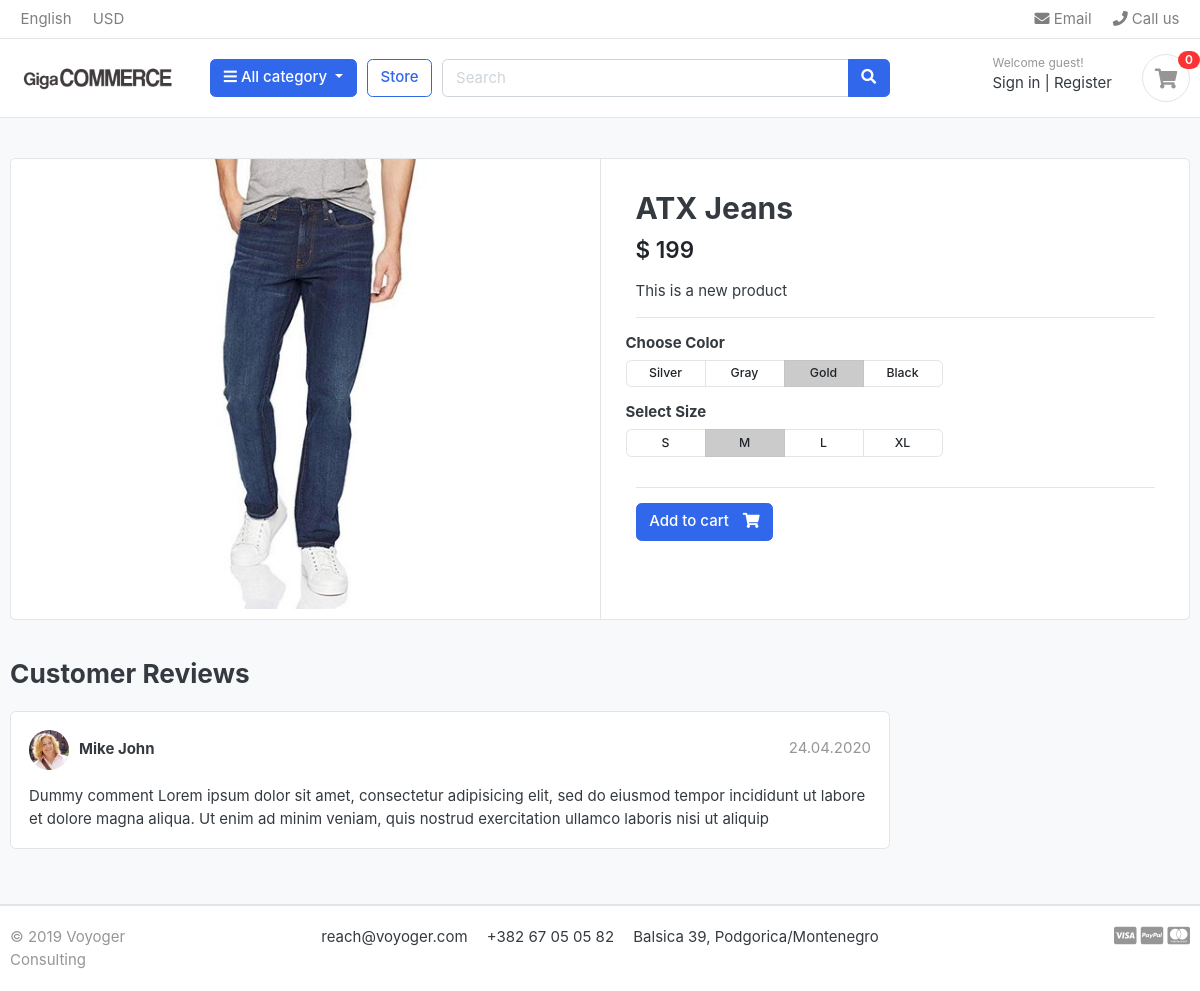
Page /store/jeans/atx-jeans/ on the committed database.
### store/models.py (models this page shows, shortened)
class Product(models.Model):
    product_name        = models.CharField(max_length=200, unique=True)
    slug                = models.SlugField(max_length=200, unique=True)
    description         = models.TextField(max_length=500, blank=True)
    price               = models.IntegerField()
    images              = models.ImageField(upload_to="photos/products")
    stock               = models.IntegerField()
    is_available        = models.BooleanField(default=True)
    category            = models.ForeignKey(Category, on_delete= models.CASCADE)
    created_date        = models.DateTimeField(auto_now_add=True)
    modified_date       = models.DateTimeField(auto_now=True)

### store/views.py (the view)
# urls.py: path("<slug:category_slug>/<slug:product_slug>/", views.product_detail, name="product_detail"),
def product_detail(request, category_slug, product_slug):
    try:
        single_product = Product.objects.get(category__slug=category_slug, slug=product_slug)
    except Exception as e:
        raise e
    context = {
        "single_product": single_product,
    }
    return render(request, "store/product_detail.html", context)

### category/context_processors.py (called while the page is built)
def menu_links(request):
    links = Category.objects.all()
    return dict(links=links)

### category/models.py (called while the page is built)
    def get_url(self):
        return reverse("products_by_category", args=[self.slug])

### templates/store/product_detail.html
{% extends "base.html" %}
{% load static %}
{% block content %}
<section class="section-content padding-y bg">
    <div class="container">
    <div class="card">
        <div class="row no-gutters">
            <aside class="col-md-6">
    <article class="gallery-wrap">
        <div class="img-big-wrap">
           <a href="#"><img src="{{ single_product.images.url }}"></a>
        </div>
    </article>
            </aside>
            <main class="col-md-6 border-left">
    <article class="content-body">
    <h2 class="title">{{ single_product.product_name }}</h2>
    <div class="mb-3">
        <var class="price h4">$ {{ single_product.price }}</var>
    </div>
    <p>{{ single_product.description }}</p>
    <hr>
        <div class="row">
            <div class="item-option-select">
                <h6>Choose Color</h6>
                <div class="btn-group btn-group-sm btn-group-toggle" data-toggle="buttons">
                  <label class="btn btn-light">
                    <input type="radio" name="radio_color"> Silver
                  </label>
                  <label class="btn btn-light">
                    <input type="radio" name="radio_color" > Gray
                  </label>
                  <label class="btn btn-light active">
                    <input type="radio" name="radio_color checked"> Gold
                  </label>
                  <label class="btn btn-light">
                    <input type="radio" name="radio_color"> Black
                  </label>
                </div>
            </div>
        </div>
        <div class="row">
            <div class="item-option-select">
                <h6>Select Size</h6>
                <div class="btn-group btn-group-sm btn-group-toggle" data-toggle="buttons">
                  <label class="btn btn-light">
                    <input type="radio" name="radio_color"> S
                  </label>
                  <label class="btn btn-light active">
                    <input type="radio" name="radio_color" checked> M
                  </label>
                  <label class="btn btn-light">
                    <input type="radio" name="radio_color"> L
                  </label>
                  <label class="btn btn-light">
                    <input type="radio" name="radio_color"> XL
                  </label>
                </div>
            </div>
        </div>
        <hr>
        {% if single_product.stock <= 0 %}
          <h5 class="text-danger">Out of Stock</h5>
        {% else %}
          <a href="{% url 'add_cart' single_product.id %}" class="btn  btn-primary"> <span class="text">Add to cart</span> <i class="fas fa-shopping-cart"></i>  </a>
        {% endif %}
    </article>
            </main>
        </div>
    </div>
    <br>
    <div class="row">
                <div class="col-md-9">
        <header class="section-heading">
            <h3>Customer Reviews </h3>
        </header>
        <article class="box mb-3">
            <div class="icontext w-100">
                <img src="{% static './images/avatars/avatar1.jpg' %}" class="img-xs icon rounded-circle">
                <div class="text">
                    <span class="date text-muted float-md-right">24.04.2020 </span>
                    <h6 class="mb-1">Mike John </h6>
                </div>
            </div>
            <div class="mt-3">
                <p>
                    Dummy comment Lorem ipsum dolor sit amet, consectetur adipisicing elit, sed do eiusmod
                    tempor incididunt ut labore et dolore magna aliqua. Ut enim ad minim veniam,
                    quis nostrud exercitation ullamco laboris nisi ut aliquip
                </p>
            </div>
        </article>
        </div>
    </div>
    </div>
    </section>
{% endblock %}

### static/css/ui.css (style rules this page uses)
html { font-family: "Inter", sans-serif; font-size: 15px; }
.content-body { flex: 1 1 auto; padding: 2rem 2.3rem; }
.img-xs, .img-sm, .img-md, .img-lg { -o-object-fit: cover; object-fit: cover; flex-shrink: 0; flex-grow: 0; }
.img-xs { width: 40px; height: 40px; }
.padding-y { padding-top: 40px; padding-bottom: 40px; }
var { font-style: normal; }
article:after, .form-group:after { display: block; clear: both; content: ""; }
.bg { background-color: #f8f9fa; }
.section-heading { margin-bottom: 20px; margin-top: 15px; }
p:last-child { margin-bottom: 0; }
.btn-light { background-color: #fff; border-color: #e4e4e4; }
.btn .text + i { margin-left: 10px; }
.icontext { display: inline-flex; align-items: center; vertical-align: middle; }
.icontext .text { width: 100%; line-height: 1.2; }
.icontext .icon { position: relative; margin-right: 10px; flex-shrink: 0; flex-grow: 0; }
.price { font-weight: 600; color: #212529; }
.box { padding: 18px; background: #fff; border-radius: 0.37rem; border: 1px solid #e4e4e4; }
.box img { max-width: 100%; }
.gallery-wrap .img-big-wrap { margin-bottom: 10px; border-radius: 0.37rem; overflow: hidden; background-color: #fff; }
.gallery-wrap .img-big-wrap a { text-align: center; display: block; }
.gallery-wrap .img-big-wrap img { height: 450px; width: auto; display: inline-block; }
.item-option-select { margin-bottom: 1rem; display: inline-block; margin-right: 15px; }
.item-option-select .btn { min-width: 80px; }

### rows in the picture
Product: images (picture), product_name "ATX Jeans", price "199", description "This is a new product"
